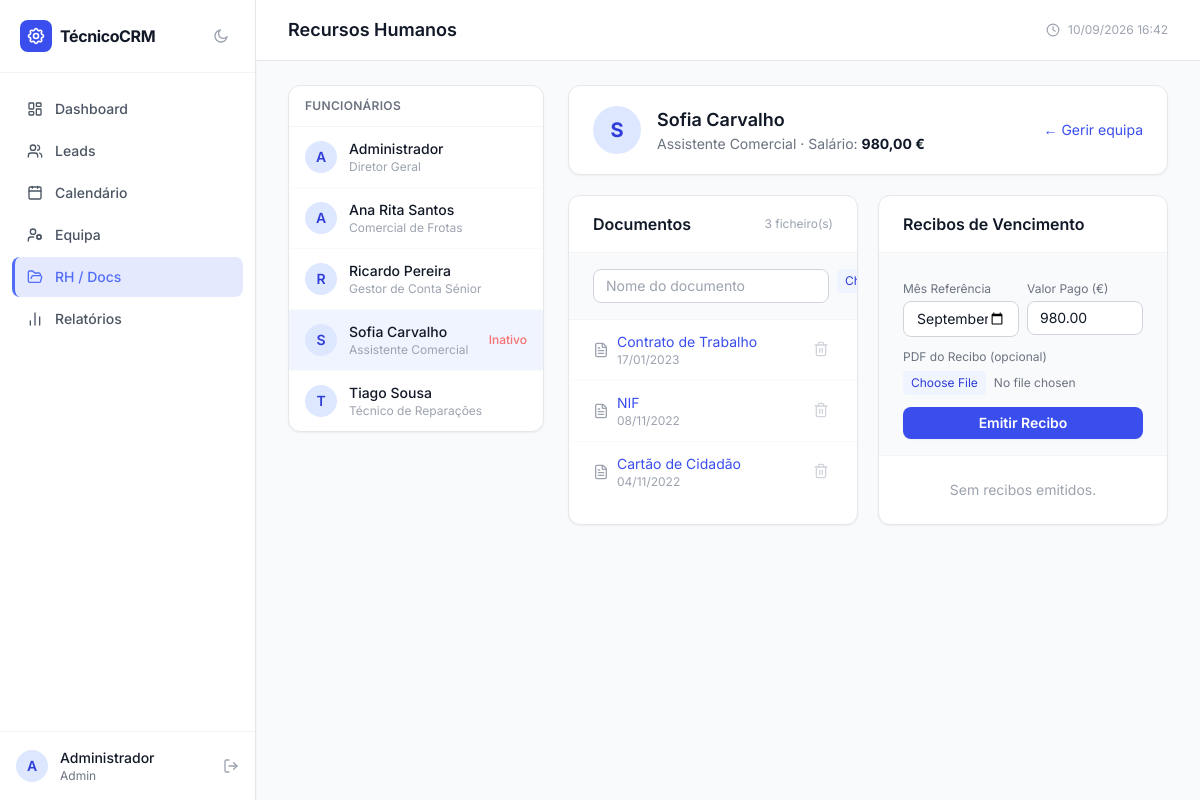
The page /rh.php?func_id=5 (signed in) on the database its author committed.
### tables this page shows
CREATE TABLE `utilizadores` (
  `id` int(10) UNSIGNED NOT NULL,
  `nome` varchar(150) NOT NULL,
  `email` varchar(150) NOT NULL,
  `password` varchar(255) NOT NULL,
  `telefone` varchar(20) DEFAULT NULL,
  `cc` varchar(20) DEFAULT NULL,
  `nif` varchar(20) DEFAULT NULL,
  `morada` text DEFAULT NULL,
  `cargo` varchar(100) DEFAULT NULL,
  `salario_base` decimal(10,2) DEFAULT 0.00,
  `estado` enum('ativo','inativo') NOT NULL DEFAULT 'ativo',
  `role` enum('admin','funcionario') NOT NULL DEFAULT 'funcionario',
  `created_at` datetime NOT NULL DEFAULT current_timestamp()
);

CREATE TABLE `documentos_funcionarios` (
  `id` int(10) UNSIGNED NOT NULL,
  `utilizador_id` int(10) UNSIGNED NOT NULL,
  `nome_documento` varchar(200) NOT NULL,
  `caminho_ficheiro` varchar(500) NOT NULL,
  `data_upload` datetime NOT NULL DEFAULT current_timestamp()
);

### config.php (called while the page is built, shortened)
<?php
function h(string $string): string
{
    return htmlspecialchars($string, ENT_QUOTES | ENT_HTML5, 'UTF-8');
}

### rh.php (the view, shortened to what this page needs)
<?php
require_once __DIR__ . '/config.php';
$pdo       = getDB();
$funcIdParam = (int) ($_GET['func_id'] ?? $_POST['func_id'] ?? 0);
$stmtFunc = $pdo->query(
    "SELECT id, nome, cargo, estado, salario_base FROM utilizadores ORDER BY nome"
);
$funcionarios = $stmtFunc->fetchAll();
$funcSelecionado  = null;
$documentosFunc   = [];
$recibos          = [];
if ($funcIdParam > 0) {
    $stmtF = $pdo->prepare('SELECT * FROM utilizadores WHERE id=:id LIMIT 1');
    $stmtF->execute([':id' => $funcIdParam]);
    $funcSelecionado = $stmtF->fetch();
    if ($funcSelecionado) {
        $stmtDocs = $pdo->prepare(
            'SELECT * FROM documentos_funcionarios WHERE utilizador_id=:uid ORDER BY data_upload DESC'
        );
        $stmtDocs->execute([':uid' => $funcIdParam]);
        $documentosFunc = $stmtDocs->fetchAll();
        $stmtRec = $pdo->prepare(
            'SELECT * FROM recibos_vencimento WHERE utilizador_id=:uid ORDER BY mes_referencia DESC'
        );
        $stmtRec->execute([':uid' => $funcIdParam]);
        $recibos = $stmtRec->fetchAll();
    }
}
include __DIR__ . '/includes/header.php';
?>
<div class="flex gap-6">
    <div class="w-64 flex-shrink-0">
        <div class="bg-white dark:bg-slate-900 rounded-xl border border-gray-200 dark:border-slate-800 overflow-hidden shadow-sm">
            <div class="px-4 py-3 border-b border-gray-100 dark:border-slate-800">
                <p class="text-xs font-semibold text-gray-500 dark:text-slate-400 uppercase tracking-wide">Funcionários</p>
            </div>
            <div class="divide-y divide-gray-50 dark:divide-slate-800">
                <?php foreach ($funcionarios as $f): ?>
                <a href="rh.php?func_id=<?= $f['id'] ?>"
                   class="flex items-center gap-3 px-4 py-3 hover:bg-gray-50 dark:hover:bg-slate-800/50 transition <?= $funcIdParam === $f['id'] ? 'bg-brand-50 dark:bg-brand-950/30' : '' ?>">
                    <div class="w-8 h-8 rounded-full bg-brand-100 dark:bg-brand-900/40 flex items-center justify-center text-brand-700 dark:text-brand-400 font-semibold text-sm flex-shrink-0">
                        <?= strtoupper(substr($f['nome'], 0, 1)) ?>
                    </div>
                    <div class="flex-1 min-w-0">
                        <p class="text-sm font-medium text-gray-900 dark:text-slate-100 truncate <?= $funcIdParam === $f['id'] ? 'text-brand-700 dark:text-brand-400' : '' ?>">
                            <?= h($f['nome']) ?>
                        </p>
                        <p class="text-xs text-gray-400 dark:text-slate-500 truncate"><?= h($f['cargo'] ?: '—') ?></p>
                    </div>
                    <?php if ($f['estado'] === 'inativo'): ?>
                    <span class="text-xs text-red-400 font-medium">Inativo</span>
                    <?php endif; ?>
                </a>
                <?php endforeach; ?>
            </div>
        </div>
    </div>
    <div class="flex-1">
        <?php if (!$funcSelecionado): ?>
        <div class="bg-white dark:bg-slate-900 rounded-xl border border-gray-200 dark:border-slate-800 py-20 text-center text-gray-400 dark:text-slate-500 shadow-sm">
            <i data-lucide="folder-open" class="w-12 h-12 mx-auto mb-3 text-gray-200 dark:text-slate-800"></i>
            <p class="text-sm">Seleciona um funcionário para ver os documentos e recibos.</p>
        </div>
        <?php else: ?>
        <div class="bg-white dark:bg-slate-900 rounded-xl border border-gray-200 dark:border-slate-800 px-6 py-5 flex items-center justify-between mb-5 shadow-sm">
            <div class="flex items-center gap-4">
                <div class="w-12 h-12 rounded-full bg-brand-100 dark:bg-brand-900/40 flex items-center justify-center text-brand-700 dark:text-brand-400 font-bold text-xl">
                    <?= strtoupper(substr($funcSelecionado['nome'], 0, 1)) ?>
                </div>
                <div>
                    <h2 class="font-semibold text-gray-900 dark:text-slate-100 text-lg"><?= h($funcSelecionado['nome']) ?></h2>
                    <p class="text-sm text-gray-500 dark:text-slate-400"><?= h($funcSelecionado['cargo'] ?: 'Sem cargo') ?>
                        · Salário: <strong class="text-gray-900 dark:text-slate-200"><?= number_format($funcSelecionado['salario_base'], 2, ',', '.') ?> €</strong>
                    </p>
                </div>
            </div>
            <a href="funcionarios.php" class="text-sm text-brand-600 dark:text-brand-400 hover:underline">← Gerir equipa</a>
        </div>
        <div class="grid grid-cols-1 lg:grid-cols-2 gap-5">
            <div class="bg-white dark:bg-slate-900 rounded-xl border border-gray-200 dark:border-slate-800 overflow-hidden shadow-sm">
                <div class="px-6 py-4 border-b border-gray-100 dark:border-slate-800 flex items-center justify-between">
                    <h3 class="font-semibold text-gray-900 dark:text-slate-100">Documentos</h3>
                    <span class="text-xs text-gray-400 dark:text-slate-500"><?= count($documentosFunc) ?> ficheiro(s)</span>
                </div>
                <form method="POST" action="rh.php" enctype="multipart/form-data" class="px-6 py-4 border-b border-gray-100 dark:border-slate-800 bg-gray-50 dark:bg-slate-900/50">
                    <div class="flex gap-2">
                        <input type="text" name="nome_documento" placeholder="Nome do documento" required
                               class="flex-1 px-3 py-1.5 text-sm bg-white dark:bg-slate-800 border border-gray-300 dark:border-slate-700 rounded-lg text-gray-900 dark:text-slate-100 placeholder-gray-400 focus:ring-2 focus:ring-brand-500 focus:border-brand-500 outline-none">
                        <input type="file" name="ficheiro" accept=".pdf,.jpg,.png" required
                               class="text-xs text-gray-500 dark:text-slate-400 file:mr-2 file:py-1 file:px-2 file:rounded file:border-0 file:text-xs file:bg-brand-50 dark:file:bg-brand-950/50 file:text-brand-700 dark:file:text-brand-400">
                    </div>
                </form>
                <div class="divide-y divide-gray-50 dark:divide-slate-800 max-h-64 overflow-y-auto">
                    <?php if (empty($documentosFunc)): ?>
                        <p class="px-6 py-6 text-center text-sm text-gray-400 dark:text-slate-500">Sem documentos.</p>
                    <?php else: foreach ($documentosFunc as $doc): ?>
                    <div class="px-6 py-3 flex items-center justify-between hover:bg-gray-50 dark:hover:bg-slate-800/40 transition">
                        <div class="flex items-center gap-2 flex-1 min-w-0">
                            <i data-lucide="file-text" class="w-4 h-4 text-gray-400 dark:text-slate-500 flex-shrink-0"></i>
                            <div class="min-w-0">
                                <a href="<?= APP_URL ?>/<?= h($doc['caminho_ficheiro']) ?>" target="_blank"
                                   class="text-sm text-brand-600 dark:text-brand-400 hover:underline truncate block"><?= h($doc['nome_documento']) ?></a>
                                <p class="text-xs text-gray-400 dark:text-slate-500"><?= date('d/m/Y', strtotime($doc['data_upload'])) ?></p>
                            </div>
                        </div>
                        <form method="POST" action="rh.php" onsubmit="return confirm('Remover este documento?')">
                            <button type="submit" class="p-1 text-gray-300 dark:text-slate-600 hover:text-red-500 dark:hover:text-red-400 transition">
                                <i data-lucide="trash-2" class="w-4 h-4"></i>
                            </button>
                        </form>
                    </div>
                    <?php endforeach; endif; ?>
                </div>
            </div>
            <div class="bg-white dark:bg-slate-900 rounded-xl border border-gray-200 dark:border-slate-800 overflow-hidden shadow-sm">
                <div class="px-6 py-4 border-b border-gray-100 dark:border-slate-800">
                    <h3 class="font-semibold text-gray-900 dark:text-slate-100">Recibos de Vencimento</h3>
                </div>
                <form method="POST" action="rh.php" enctype="multipart/form-data" class="px-6 py-4 border-b border-gray-100 dark:border-slate-800 bg-gray-50 dark:bg-slate-900/50 space-y-3">
                    <div class="grid grid-cols-2 gap-2">
                        <div>
                            <label class="block text-xs text-gray-500 dark:text-slate-400 mb-1">Mês Referência</label>
                            <input type="month" name="mes_referencia" value="<?= date('Y-m') ?>" required
                                   class="w-full px-3 py-1.5 text-sm bg-white dark:bg-slate-800 border border-gray-300 dark:border-slate-700 rounded-lg text-gray-900 dark:text-slate-100 focus:ring-2 focus:ring-brand-500 focus:border-brand-500 outline-none">
                        </div>
                        <div>
                            <label class="block text-xs text-gray-500 dark:text-slate-400 mb-1">Valor Pago (€)</label>
                            <input type="number" name="valor_pago" step="0.01" min="0.01"
                                   value="<?= $funcSelecionado['salario_base'] ?>" required
                                   class="w-full px-3 py-1.5 text-sm bg-white dark:bg-slate-800 border border-gray-300 dark:border-slate-700 rounded-lg text-gray-900 dark:text-slate-100 focus:ring-2 focus:ring-brand-500 focus:border-brand-500 outline-none">
                        </div>
                    </div>
                    <div>
                        <label class="block text-xs text-gray-500 dark:text-slate-400 mb-1">PDF do Recibo (opcional)</label>
                        <input type="file" name="ficheiro_pdf" accept=".pdf"
                               class="w-full text-xs text-gray-500 dark:text-slate-400 file:mr-2 file:py-1 file:px-2 file:rounded file:border-0 file:text-xs file:bg-brand-50 dark:file:bg-brand-950/50 file:text-brand-700 dark:file:text-brand-400">
                    </div>
                    <button type="submit" class="w-full py-1.5 bg-brand-600 dark:bg-brand-700 text-white text-sm font-semibold rounded-lg hover:bg-brand-700 dark:hover:bg-brand-600 transition shadow-sm">
                        Emitir Recibo
                    </button>
                </form>
                <div class="divide-y divide-gray-50 dark:divide-slate-800 max-h-64 overflow-y-auto">
                    <?php if (empty($recibos)): ?>
                        <p class="px-6 py-6 text-center text-sm text-gray-400 dark:text-slate-500">Sem recibos emitidos.</p>
                    <?php else: foreach ($recibos as $r): ?>
                    <div class="px-6 py-3 flex items-center justify-between hover:bg-gray-50 dark:hover:bg-slate-800/40 transition">
                        <div>
                            <p class="text-sm font-medium text-gray-900 dark:text-slate-100"><?= h($r['mes_referencia']) ?></p>
                            <p class="text-xs text-gray-400 dark:text-slate-500">
                                <?= number_format($r['valor_pago'], 2, ',', '.') ?> €
                                · <?= date('d/m/Y', strtotime($r['data_emissao'])) ?>
                            </p>
                        </div>
                        <?php if ($r['ficheiro_pdf']): ?>
                        <a href="<?= APP_URL ?>/<?= h($r['ficheiro_pdf']) ?>" target="_blank"
                           class="text-xs text-brand-600 dark:text-brand-400 hover:underline flex items-center gap-1 font-medium">
                            <i data-lucide="download" class="w-3.5 h-3.5"></i> PDF
                        </a>
                        <?php else: ?>
                        <span class="text-xs text-gray-400 dark:text-slate-600">Sem PDF</span>
                        <?php endif; ?>
                    </div>
                    <?php endforeach; endif; ?>
                </div>
            </div>
        </div>
        <?php endif;  ?>
    </div>
</div>
<?php include __DIR__ . '/includes/footer.php'; ?>

### header.php (style rules this page uses)
body { font-family: 'Inter', sans-serif; }
*, *::before, *::after { transition: background-color 0.2s ease, border-color 0.2s ease, color 0.15s ease; }

### rows shown on the page
utilizadores: nome "A", nome "Administrador", cargo "Diretor Geral"
utilizadores: nome "A", nome "Ana Rita Santos", cargo "Comercial de Frotas"
utilizadores: nome "R", nome "Ricardo Pereira", cargo "Gestor de Conta Sénior"
utilizadores: nome "S", nome "Sofia Carvalho", cargo "Assistente Comercial", estado "Inativo", salario_base "980,00", valor_pago "980.00"
utilizadores: nome "T", nome "Tiago Sousa", cargo "Técnico de Reparações"
documentos_funcionarios: nome_documento "Contrato de Trabalho", data_upload "17/01/2023"
documentos_funcionarios: nome_documento "NIF", data_upload "08/11/2022"
documentos_funcionarios: nome_documento "Cartão de Cidadão", data_upload "04/11/2022"

### other values the page prints
APP_NAME "TécnicoCRM"
$item['label'] "Dashboard"
$item['label'] "Leads"
$item['label'] "Calendário"
$item['label'] "Equipa"
$item['label'] "RH / Docs"
$item['label'] "Relatórios"
substr($_SESSION['nome'] ?? 'U', 0, 1) "A"
$_SESSION['nome'] "Administrador"
$_SESSION['role'] "Admin"
$pageTitle "Recursos Humanos"
count($documentosFunc) "3"
